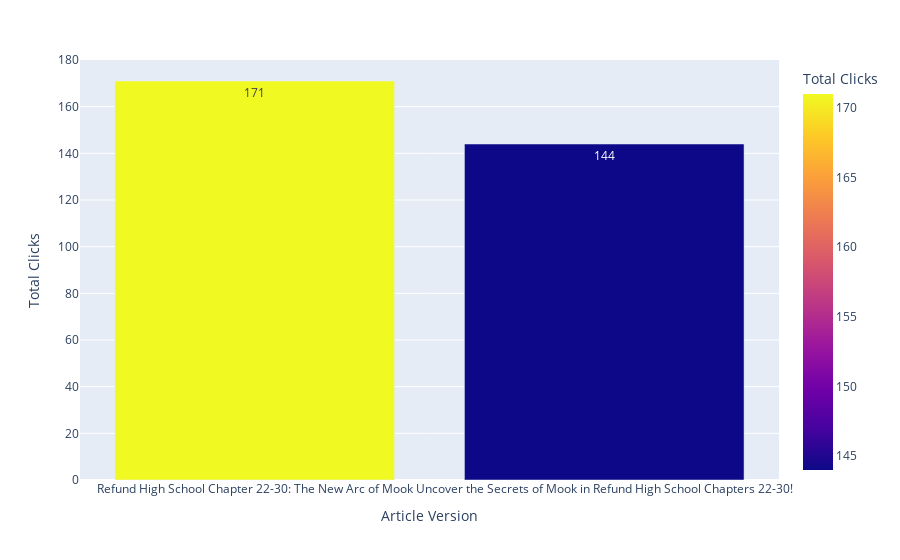

The code cell stored with this chart in its notebook:
### Markdown cell above
## 5.3 Total Clicks - Articles

### Code cell
total_clicks_fig = px.bar(
    performance_metrics,
    x='Version',
    y='Total_Clicks',
    labels={'Total_Clicks': 'Total Clicks', 'Version': 'Article Version'},
    text='Total_Clicks',  # Add data labels
    color='Total_Clicks',  # Color bars based on the total clicks
    color_continuous_scale=px.colors.sequential.Plasma
)
# Show the figure
total_clicks_fig.show()

### Figure 1 — Plotly figure (JSON) as saved in the notebook; plotly's stock layout.template omitted (floating-point values rounded to 4 significant figures)
{"data": [{"alignmentgroup": "True", "hovertemplate": "Article Version=%{x}<br>Total Clicks=%{marker.color}<extra></extra>", "legendgroup": "", "marker": {"color": [171, 144], "coloraxis": "coloraxis", "pattern": {"shape": ""}}, "name": "", "offsetgroup": "", "orientation": "v", "showlegend": false, "text": [171, 144], "textposition": "auto", "type": "bar", "x": ["Refund High School Chapter 22-30: The New Arc of Mook", "Uncover the Secrets of Mook in Refund High School Chapters 22-30!"], "xaxis": "x", "y": [171, 144], "yaxis": "y"}], "layout": {"autosize": true, "barmode": "relative", "coloraxis": {"colorbar": {"title": {"text": "Total Clicks"}}, "colorscale": [[0, "#0d0887"], [0.1111, "#46039f"], [0.2222, "#7201a8"], [0.3333, "#9c179e"], [0.4444, "#bd3786"], [0.5556, "#d8576b"], [0.6667, "#ed7953"], [0.7778, "#fb9f3a"], [0.8889, "#fdca26"], [1, "#f0f921"]]}, "legend": {"tracegroupgap": 0}, "margin": {"t": 60}, "xaxis": {"anchor": "y", "autorange": true, "domain": [0, 1], "range": [-0.5, 1.5], "title": {"text": "Article Version"}, "type": "category"}, "yaxis": {"anchor": "x", "autorange": true, "domain": [0, 1], "range": [0, 180], "title": {"text": "Total Clicks"}, "type": "linear"}}}
